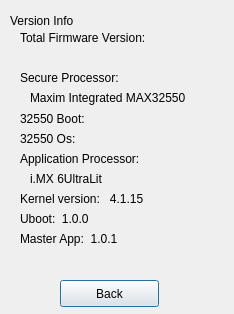
<?xml version="1.0" encoding="UTF-8"?>
<ui version="4.0">
 <class>VersionInfoDlg</class>
 <widget class="QDialog" name="VersionInfoDlg">
  <property name="geometry">
   <rect>
    <x>0</x>
    <y>0</y>
    <width>234</width>
    <height>314</height>
   </rect>
  </property>
  <property name="windowTitle">
   <string>Dialog</string>
  </property>
  <widget class="QPushButton" name="btnBack">
   <property name="geometry">
    <rect>
     <x>60</x>
     <y>280</y>
     <width>99</width>
     <height>27</height>
    </rect>
   </property>
   <property name="text">
    <string>Back</string>
   </property>
  </widget>
  <widget class="QLabel" name="label">
   <property name="geometry">
    <rect>
     <x>10</x>
     <y>10</y>
     <width>101</width>
     <height>21</height>
    </rect>
   </property>
   <property name="text">
    <string>Version Info</string>
   </property>
  </widget>
  <widget class="QLabel" name="label_2">
   <property name="geometry">
    <rect>
     <x>20</x>
     <y>70</y>
     <width>200</width>
     <height>16</height>
    </rect>
   </property>
   <property name="text">
    <string>Secure Processor:</string>
   </property>
  </widget>
  <widget class="QLabel" name="label_3">
   <property name="geometry">
    <rect>
     <x>30</x>
     <y>90</y>
     <width>200</width>
     <height>16</height>
    </rect>
   </property>
   <property name="text">
    <string>Maxim Integrated MAX32550</string>
   </property>
  </widget>
  <widget class="QLabel" name="label_4">
   <property name="geometry">
    <rect>
     <x>20</x>
     <y>110</y>
     <width>83</width>
     <height>17</height>
    </rect>
   </property>
   <property name="text">
    <string>32550 Boot:</string>
   </property>
  </widget>
  <widget class="QLabel" name="label_5">
   <property name="geometry">
    <rect>
     <x>20</x>
     <y>130</y>
     <width>68</width>
     <height>17</height>
    </rect>
   </property>
   <property name="text">
    <string>32550 Os:</string>
   </property>
  </widget>
  <widget class="QLabel" name="label_6">
   <property name="geometry">
    <rect>
     <x>20</x>
     <y>190</y>
     <width>153</width>
     <height>17</height>
    </rect>
   </property>
   <property name="text">
    <string>Kernel version:   4.1.15</string>
   </property>
  </widget>
  <widget class="QLabel" name="label_7">
   <property name="geometry">
    <rect>
     <x>20</x>
     <y>210</y>
     <width>87</width>
     <height>17</height>
    </rect>
   </property>
   <property name="text">
    <string>Uboot:  1.0.0</string>
   </property>
  </widget>
  <widget class="QLabel" name="label_8">
   <property name="geometry">
    <rect>
     <x>20</x>
     <y>230</y>
     <width>122</width>
     <height>17</height>
    </rect>
   </property>
   <property name="text">
    <string>Master App:  1.0.1</string>
   </property>
  </widget>
  <widget class="QLabel" name="labelBoot">
   <property name="geometry">
    <rect>
     <x>130</x>
     <y>110</y>
     <width>67</width>
     <height>17</height>
    </rect>
   </property>
   <property name="text">
    <string/>
   </property>
  </widget>
  <widget class="QLabel" name="labelOs">
   <property name="geometry">
    <rect>
     <x>130</x>
     <y>130</y>
     <width>67</width>
     <height>17</height>
    </rect>
   </property>
   <property name="text">
    <string/>
   </property>
  </widget>
  <widget class="QLabel" name="label_9">
   <property name="geometry">
    <rect>
     <x>30</x>
     <y>170</y>
     <width>94</width>
     <height>17</height>
    </rect>
   </property>
   <property name="text">
    <string>i.MX 6UltraLit</string>
   </property>
  </widget>
  <widget class="QLabel" name="label_10">
   <property name="geometry">
    <rect>
     <x>20</x>
     <y>150</y>
     <width>152</width>
     <height>17</height>
    </rect>
   </property>
   <property name="text">
    <string>Application Processor:</string>
   </property>
  </widget>
  <widget class="QLabel" name="labelTotal">
   <property name="geometry">
    <rect>
     <x>30</x>
     <y>50</y>
     <width>200</width>
     <height>16</height>
    </rect>
   </property>
   <property name="text">
    <string/>
   </property>
  </widget>
  <widget class="QLabel" name="label_12">
   <property name="geometry">
    <rect>
     <x>20</x>
     <y>30</y>
     <width>200</width>
     <height>16</height>
    </rect>
   </property>
   <property name="text">
    <string>Total Firmware Version:</string>
   </property>
  </widget>
 </widget>
 <resources/>
 <connections/>
</ui>
